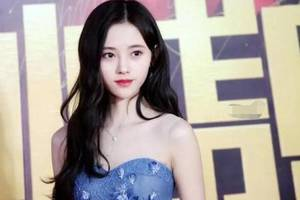
#> input picture 代码/1. OpenCV中的GUI特性/1. OpenCV中的GUI特性/images/u=3938089569,3100006972&fm=26&gp=0.jpg, 300 x 200 px
$ python '添加文字到图像.py'
#> lines starting #> are read from the running program, lines starting #| are printed output that depends on the picture; after the words box and inside, x2 and y2 are one past the last pixel; in counts of white or black regions, pixels touching at a corner belong together
import cv2

win_name = 'OpenCV-Python'
# cv2.namedWindow('OpenCV-Python',cv2.WINDOW_NORMAL)
cv2.namedWindow(win_name)
img = cv2.imread('../images/u=3938089569,3100006972&fm=26&gp=0.jpg')
#> img is the input picture: shape (200, 300, 3); mean B, G, R 155.8, 161.3, 169.3
font = cv2.FONT_HERSHEY_SIMPLEX
lineType = cv2.LINE_AA
# img：图像
# OpenCV-Python：要添加的文字
# (20, 110)：起始坐标
# font：字体
# 1：字体比例
# (255, 255, 255)：字的颜色
# 4：字的粗细
# lineType：线的类型：
cv2.putText(img, 'OpenCV-Python', (20, 110), font, 1, (255, 255, 255), 4, lineType)
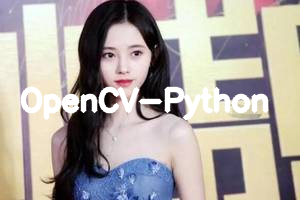
#> img: shape (200, 300, 3); 6.59% of pixels changed, all inside (x1, y1, x2, y2) = (20, 86, 269, 121)
cv2.imshow(win_name, img)
cv2.waitKey(0)
cv2.destroyWindow(win_name)

$ run again, with 代码/1. OpenCV中的GUI特性/1. OpenCV中的GUI特性/images/u=2040525207,1848335555&fm=26&gp=0.jpg copied over 代码/1. OpenCV中的GUI特性/1. OpenCV中的GUI特性/images/u=3938089569,3100006972&fm=26&gp=0.jpg
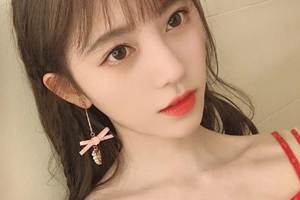
#> input picture 代码/1. OpenCV中的GUI特性/1. OpenCV中的GUI特性/images/u=2040525207,1848335555&fm=26&gp=0.jpg, 300 x 200 px
#> img is the input picture: shape (200, 300, 3); mean B, G, R 116.2, 142.5, 175.6
#> `cv2.putText(img, 'OpenCV-Python', (20, 110), font, 1, (255, 255, 255),..`:
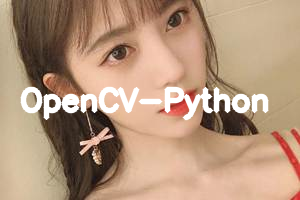
#> img: shape (200, 300, 3); 6.62% of pixels changed, all inside (x1, y1, x2, y2) = (20, 86, 269, 121)

$ run again, with 代码/1. OpenCV中的GUI特性/1. OpenCV中的GUI特性/images/u=2423156162,3851369683&fm=26&gp=0.jpg copied over 代码/1. OpenCV中的GUI特性/1. OpenCV中的GUI特性/images/u=3938089569,3100006972&fm=26&gp=0.jpg
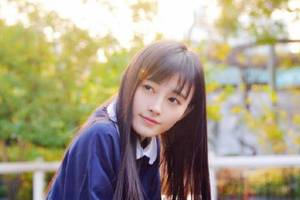
#> input picture 代码/1. OpenCV中的GUI特性/1. OpenCV中的GUI特性/images/u=2423156162,3851369683&fm=26&gp=0.jpg, 300 x 200 px
#> img is the input picture: shape (200, 300, 3); mean B, G, R 135, 158.1, 167.1
#> `cv2.putText(img, 'OpenCV-Python', (20, 110), font, 1, (255, 255, 255),..`:
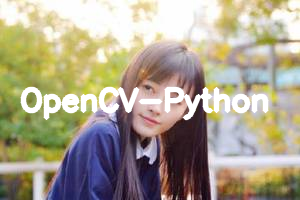
#> img: shape (200, 300, 3); 6.6% of pixels changed, all inside (x1, y1, x2, y2) = (20, 86, 269, 121)

$ run again, with 代码/1. OpenCV中的GUI特性/1. OpenCV中的GUI特性/images/u=3322576796,3310765992&fm=11&gp=0.jpg copied over 代码/1. OpenCV中的GUI特性/1. OpenCV中的GUI特性/images/u=3938089569,3100006972&fm=26&gp=0.jpg
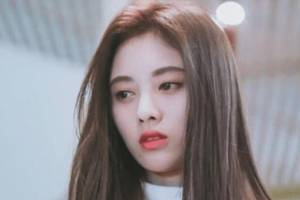
#> input picture 代码/1. OpenCV中的GUI特性/1. OpenCV中的GUI特性/images/u=3322576796,3310765992&fm=11&gp=0.jpg, 300 x 200 px
#> img is the input picture: shape (200, 300, 3); mean B, G, R 145.4, 141, 145.9
#> `cv2.putText(img, 'OpenCV-Python', (20, 110), font, 1, (255, 255, 255),..`:
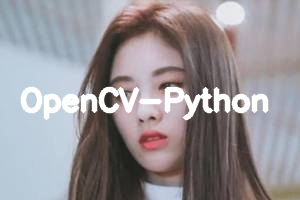
#> img: shape (200, 300, 3); 6.61% of pixels changed, all inside (x1, y1, x2, y2) = (20, 86, 269, 121)
